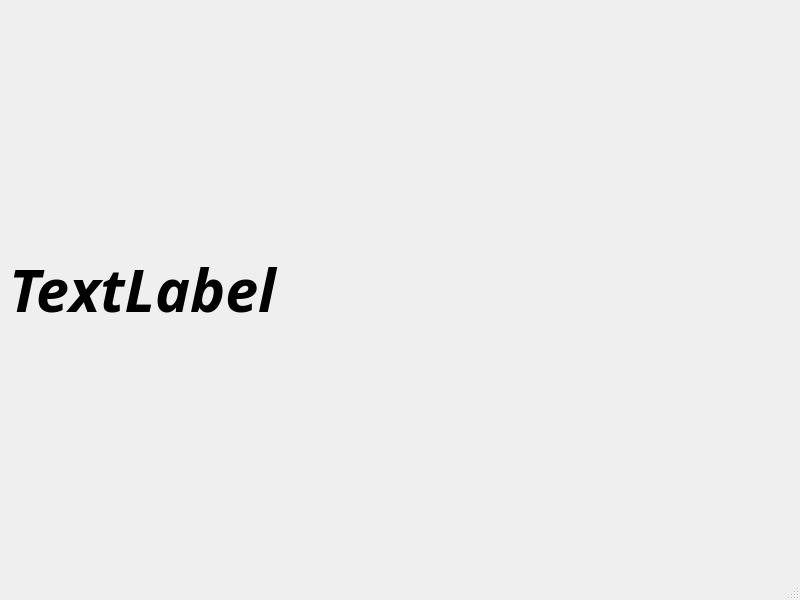
<?xml version="1.0" encoding="UTF-8"?>
<ui version="4.0">
 <class>MainWindow</class>
 <widget class="QMainWindow" name="MainWindow">
  <property name="geometry">
   <rect>
    <x>0</x>
    <y>0</y>
    <width>800</width>
    <height>600</height>
   </rect>
  </property>
  <property name="windowTitle">
   <string>MainWindow</string>
  </property>
  <widget class="QWidget" name="centralwidget">
   <layout class="QVBoxLayout" name="verticalLayout">
    <item>
     <widget class="QLabel" name="label_date_time">
      <property name="font">
       <font>
        <family>Ubuntu Condensed</family>
        <pointsize>44</pointsize>
        <weight>75</weight>
        <italic>true</italic>
        <bold>true</bold>
       </font>
      </property>
      <property name="text">
       <string>TextLabel</string>
      </property>
     </widget>
    </item>
   </layout>
  </widget>
  <widget class="QMenuBar" name="menubar">
   <property name="geometry">
    <rect>
     <x>0</x>
     <y>0</y>
     <width>800</width>
     <height>22</height>
    </rect>
   </property>
  </widget>
  <widget class="QStatusBar" name="statusbar"/>
 </widget>
 <resources/>
 <connections/>
</ui>
